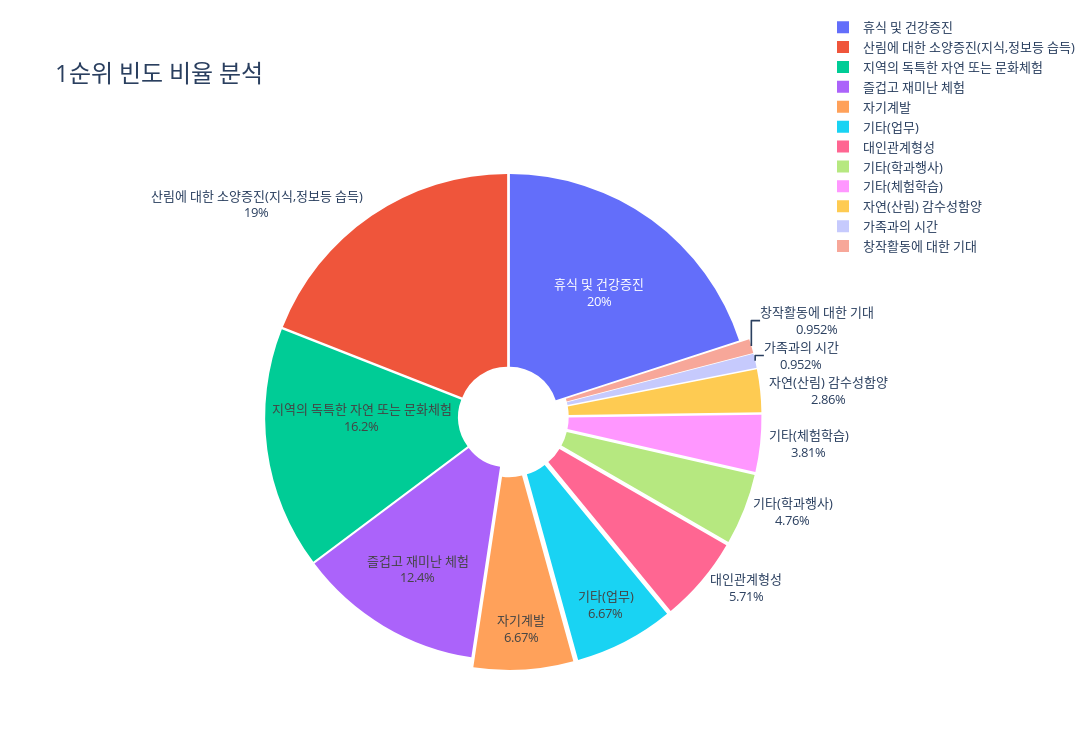

Notebook code cell kept with this figure:
### Code cell
import plotly.express as px

# 빈도를 비율로 변환
frequency_1['비율'] = frequency_1['1순위'] / frequency_1['1순위'].sum()

# 파이 차트 시각화 (크기 조절)
fig = px.pie(frequency_1, values='비율', names='값', title="<b>빈도 비율 분석</b>", hole=0.2)

fig.update_layout(
        title={
        'text': '1순위 빈도 비율 분석',
        'font': {'size': 24}  # 제목의 폰트 크기 설정
    },
    font=dict(size=13),
    height=750,  # 그림의 높이 설정
    width=1200,    # 그림의 너비 설정
    legend=dict(x=1, y=1.3)  # 범례 위치 조정 (x, y 조절 가능)
)
# 차트 내에 비율 숫자 직접 표시
pull_lst = [0.01] * 4 + [0.05] * 8
fig.update_traces(textinfo='percent+label', pull=pull_lst, insidetextorientation='horizontal')  # 비율 숫자를 라벨과 함께 표시

fig.show()

### Figure 1 — Plotly figure (JSON) as saved in the notebook; plotly's stock layout.template omitted (floating-point values rounded to 4 significant figures)
{"data": [{"domain": {"x": [0, 1], "y": [0, 1]}, "hole": 0.2, "hovertemplate": "값=%{label}<br>비율=%{value}<extra></extra>", "insidetextorientation": "horizontal", "labels": ["휴식 및 건강증진", "산림에 대한 소양증진(지식,정보등 습득)", "지역의 독특한 자연 또는 문화체험", "즐겁고 재미난 체험", "자기계발", "기타(업무)", "대인관계형성", "기타(학과행사)", "기타(체험학습)", "자연(산림) 감수성함양", "가족과의 시간", "창작활동에 대한 기대"], "legendgroup": "", "name": "", "pull": [0.01, 0.01, 0.01, 0.01, 0.05, 0.05, 0.05, 0.05, 0.05, 0.05, 0.05, 0.05], "showlegend": true, "textinfo": "percent+label", "type": "pie", "values": [0.2, 0.1905, 0.1619, 0.1238, 0.06667, 0.06667, 0.05714, 0.04762, 0.0381, 0.02857, 0.009524, 0.009524]}], "layout": {"font": {"size": 13}, "height": 750, "legend": {"tracegroupgap": 0, "x": 1, "y": 1.3}, "title": {"font": {"size": 24}, "text": "1순위 빈도 비율 분석"}, "width": 1200}}
